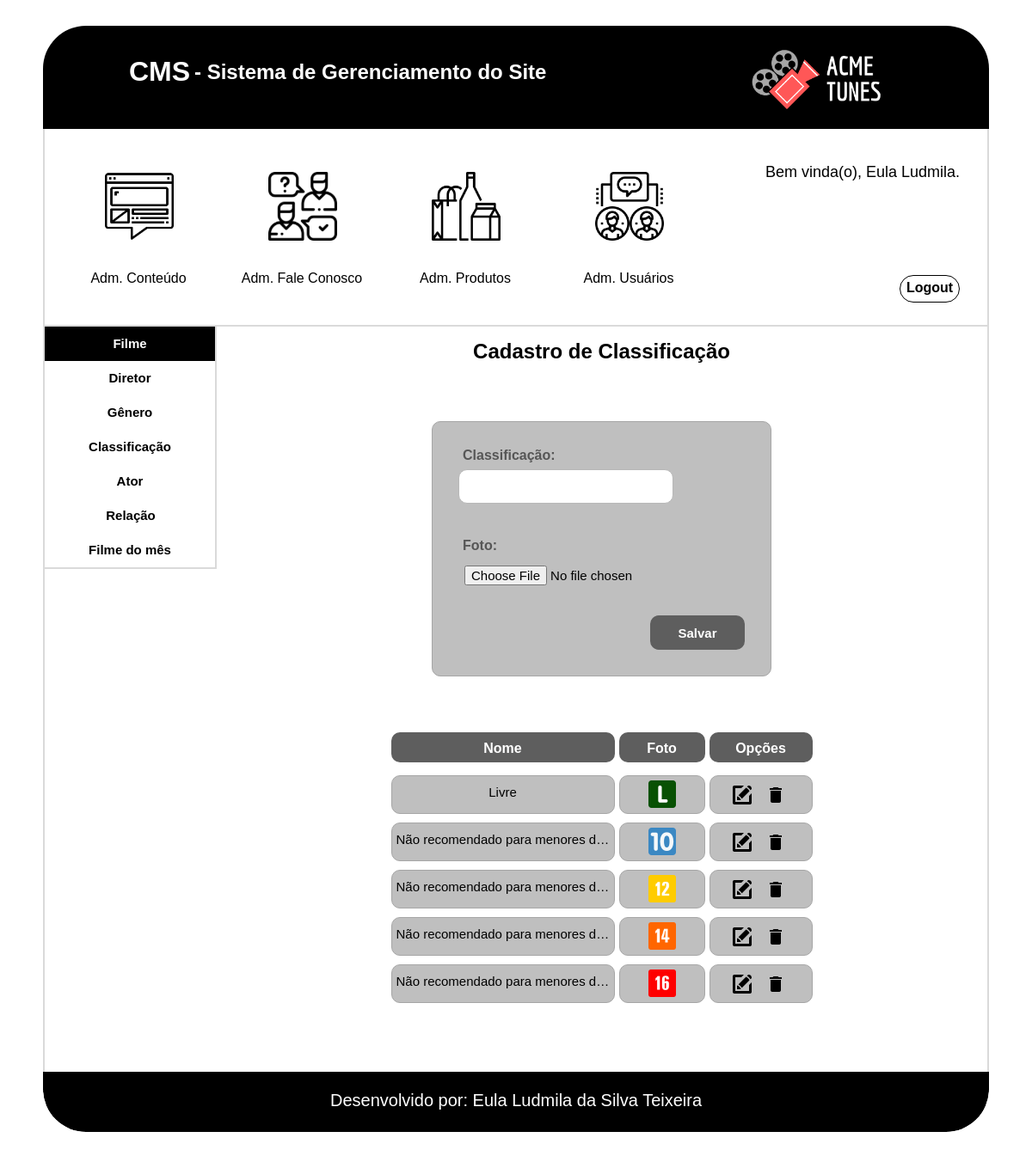
Screenshot of /cms/classificacao.php (signed in) with the database file from the repository.
### tables this page shows
CREATE TABLE `tbl_classificacao` (
  `cod_classificacao` int(11) NOT NULL AUTO_INCREMENT,
  `classificacao` varchar(150) NOT NULL,
  `foto_classificacao` varchar(255) NOT NULL,
  PRIMARY KEY (`cod_classificacao`)
);

### cms/classificacao.php (the view, shortened to what this page needs)
<?php
    $conexao = conexaoMysql();
    $classificacao = null;
    $botao = "Salvar";
?>
<!doctype html>
<html>
    <head>
        <link href="css/classificacao.css" type="text/css" rel="stylesheet">
        <link href="css/formatacao.css" type="text/css" rel="stylesheet">
        <link href="css/cabecalho_menu_adm.css" type="text/css" rel="stylesheet">
        <link href="css/rodape.css" type="text/css" rel="stylesheet">
    </head>
    <body>
        <div id="caixa_conteudo">
            <div id="conteudo" class="center">
                <?php include('cabecalho_menu_adm.php')?>
                <div class="itens">
                    <div id="menu_cadastro">
                        <a href="filme.php">
                            <div class="menu menu_filme">
                                 Filme
                            </div>
                        </a>
                        <a href="diretor.php">
                            <div class="menu menu_opcoes">
                                 Diretor
                            </div>
                        </a>
                        <a href="genero.php">
                              <div class="menu menu_opcoes">
                                   Gênero
                            </div>
                        </a>
                        <a href="classificacao.php">
                            <div class="menu menu_opcoes">
                                 Classificação
                            </div>
                        </a>
                        <a href="ator.php">
                            <div class="menu menu_opcoes">
                                 Ator
                            </div>
                        </a>
                        <div class="menu menu_opcoes">
                             Relação
                        </div>
                        <a href="filme_mes.php">
                            <div class="menu menu_opcoes">
                                 Filme do mês
                            </div>
                        </a>
                    </div>
                    <div class="cadastro">
                    <div class="titulo_classificacao"><h2>Cadastro de Classificação</h2></div>
                    <div class="cadastro_classificacao center">
                        <form action="classificacao.php" method="post" name="frm_classificacao" enctype="multipart/form-data">
                            <div class="form_nome">
                                <div class="form_texto_usuario">
                                    <label>Classificação:</label>
                                </div>
                                <div class="form_caixa_usuario">
                                    <input name="txt_classificacao" class="txtClassificacao" type="text" value="<?php echo($classificacao)?>" onkeypress="return ValidarNumero(event);" required autocomplete="off" maxlength="150">
                                </div>
                            </div>
                            <div class="form_foto">
                                <div class="form_texto_usuario">
                                    <label>Foto:</label>
                                </div>
                                <div class="form_caixa_usuario">
                                    <input name="fle_foto" class="txtFoto" title="Selecione uma imagem" type="file">
                                </div>
                            </div>
                            <div class="botao_form">
                                <input type="submit" name="btnEnviar" class="form_btn" value="<?php echo($botao);?>">
                            </div>
                        </form>
                    </div>
                    <div class="tabela center">
                        <div class="linha_titulo">
                            <div class="titulo_form">
                                <h4>Nome</h4>
                            </div>
                            <div class="titulo_foto">
                                <h4>Foto</h4>
                            </div>
                            <div class="titulo_opcoes">
                                <h4>Opções</h4>
                            </div>
                        </div>
                            <?php
                                $sql = "SELECT * FROM tbl_classificacao";
                                $select = mysqli_query($conexao, $sql);
                                while($rsclassificacao = mysqli_fetch_array($select)){
                            ?>
                            <div class="informacoes_form">
                                <div class="linha_informacao">
                                    <span><?php echo($rsclassificacao['classificacao'])?></span>
                                </div>
                                <div class="linha_foto">
                                    <img class="foto_class" src="arquivos/<?php echo($rsclassificacao['foto_classificacao'])?>" title="<?php echo($rsclassificacao['classificacao'])?>" alt="<?php echo($rsclassificacao['classificacao'])?>">
                                </div>
                                <div class="linha_botao">
                                    <figure class="editar">
                                        <a href="classificacao.php?modo=buscar&id=<?php echo($rsclassificacao['cod_classificacao'])?>">
                                            <img src="img/iconfinder_new-24_103173.png" alt="Editar" title="Editar" class="botao" >
                                        </a>
                                    </figure>
                                    <figure class="excluir">
                                        <a href="classificacao.php?modo=excluir&id=<?php echo($rsclassificacao['cod_classificacao']);?>&foto=<?php echo($rsclassificacao['foto_classificacao'])?>">
                                            <img src="img/ic_delete.png" alt="Excluir" title="Excluir" class="botao " onclick="return confirm('Tem certeza que deseja excluir?')">
                                        </a>
                                    </figure>
                                </div>
                            </div>
                            <?php
                                }
                            ?>
                    </div>
                </div>
              </div>
              <?php include('rodape.php')?>
            </div>
        </div>
    </body>
</html>

### cms/css/classificacao.css (style rules this page uses)
#caixa_conteudo { width: 100%; min-height: 500px; height: auto; overflow:hidden; padding-bottom: 50px; }
#conteudo { width: 1100px; min-height: 350px; height: auto; border-radius: 50px; overflow:hidden; box-sizing: border-box; padding-top: 30px; }
.itens { width: 1100px; min-height: 400px; height: auto; border-left: solid 2px #dadada; border-right: solid 2px #dadada; padding-bottom: 50px; overflow:hidden; padding-bottom: 50px; box-sizing: border-box; }
.titulo_classificacao { width: inherit; height: 80px; text-align: center; box-sizing: border-box; padding-top: 15px; margin-bottom: 30px; }
.cadastro_classificacao { width: 395px; min-height: 200px; height: auto; overflow: hidden; margin-bottom: 35px; border: solid 1px #a6a6a6; background-color: #BFBFBF; box-sizing: border-box; padding: 30px; border-radius: 10px; }
.form_texto_usuario { width: inherit; height: 25px; color: #565656; font-size: 16px; font-family: Helvetica; font-weight: bold; box-sizing: border-box; padding-left: 5px; }
.form_nome { width: 250px;; height: 105px; float: left; margin-right: 40px; }
.form_caixa_usuario { width: inherit; height: 80px; }
.txtClassificacao { width: inherit; height: 40px; border: 1px solid #b8b8b8; padding: 7px; box-sizing: border-box; border-radius: 10px; font-size: 15px; outline:none; }
.form_foto { width: 340px;; height: 90px; float: left; margin-right: 40px; }
.txtFoto { width: inherit; height: 40px; padding: 7px; box-sizing: border-box; border-radius: 10px; font-size: 15px; outline:none; }
.botao_form { width: 110px; height: 40px; margin-left: auto; clear: both; }
.form_btn { width: inherit; height: inherit; font-size: 15px; font-weight: bold; color: #ffffff; background-color: #5E5E5E; border: solid 2px #5E5E5E; border-radius: 10px; }
.tabela { width: 490px; min-height: 115px; height: auto; overflow: hidden; box-sizing: border-box; padding-bottom: 20px; }
.linha_titulo { width: inherit; height: 80px; padding-top: 30px; box-sizing: border-box; }
.titulo_form { width: 260px; height: 35px; border-radius: 10px; text-align: center; box-sizing: border-box; padding-top: 10px; float: left; margin-right: 5px; background-color: #5E5E5E; color: #ffffff; }
.titulo_foto { width: 100px; height: 35px; border-radius: 10px; text-align: center; box-sizing: border-box; padding-top: 10px; float: left; margin-right: 5px; background-color: #5E5E5E; color: #ffffff; }
.titulo_opcoes { width: 120px; height: 35px; border-radius: 10px; text-align: center; box-sizing: border-box; padding-top: 10px; float: left; background-color: #5E5E5E; color: #ffffff; }
.informacoes_form { width: inherit; min-height: 35px; height: auto; overflow: hidden; margin-bottom: 10px; }
.linha_informacao { width: 260px; height: 45px; border-radius: 10px; font-size: 15px; white-space: nowrap; overflow: hidden; text-overflow: ellipsis; float: left; padding-top: 10px; text-align: center; box-sizing: border-box; margin-right: 5px; padding-left: 5px; padding-right: 5px; border: solid 1px #a6a6a6; background-color: #BFBFBF }
.linha_foto { width: 100px; height: 45px; border-radius: 10px; font-size: 15px; float: left; padding-top: 5px; text-align: center; box-sizing: border-box; margin-right: 5px; padding-left: 5px; padding-right: 5px; border: solid 1px #a6a6a6; background-color: #BFBFBF; white-space: nowrap; overflow: hidden; text-overflow: ellipsis; }
.foto_class { width: 32px; height: 32px; }
.linha_botao { width: 120px; height: 45px; border-radius: 10px; float: left; box-sizing: border-box; padding-left: 25px; padding-top: 10px; border: solid 1px #a6a6a6; background-color: #BFBFBF; }
.excluir { width: 24px; height: 24px; margin-right: 15px; float: left; ; }
.editar { width: 24px; height: 24px; margin-right: 15px; float: left; }

### cms/css/formatacao.css (style rules this page uses)
p, h1,h2,h3,h4,li,ul,figure,body { margin: 0; padding: 0; }
.center { margin-left: auto; margin-right: auto; }
body { font-family: Helvetica; box-sizing: border-box; }
a { text-decoration: none; color: #000000; }
#menu_cadastro { width: 200px; min-height: 40px; height: auto; border-bottom: solid 2px #dadada; border-right: solid 2px #dadada; box-sizing: border-box; font-weight: bold; font-size: 15px; line-height: 2; float: left; }
.menu { width: inherit; height: 40px; text-align: center; box-sizing: border-box; padding-top: 5px; cursor: pointer; }
.menu_filme { background-color: #000000; color: #ffffff; }
.cadastro { width: 895px; min-height: 100px; height: auto; float: left; }

### rows the page displays
tbl_classificacao: classificacao "Livre", foto_classificacao (picture)
tbl_classificacao: classificacao "Não recomendado para menores d…", foto_classificacao (picture)
tbl_classificacao: classificacao "Não recomendado para menores d…", foto_classificacao (picture)
tbl_classificacao: classificacao "Não recomendado para menores d…", foto_classificacao (picture)
tbl_classificacao: classificacao "Não recomendado para menores d…", foto_classificacao (picture)

### other values shown
$_SESSION['nome'] "Eula Ludmila"
